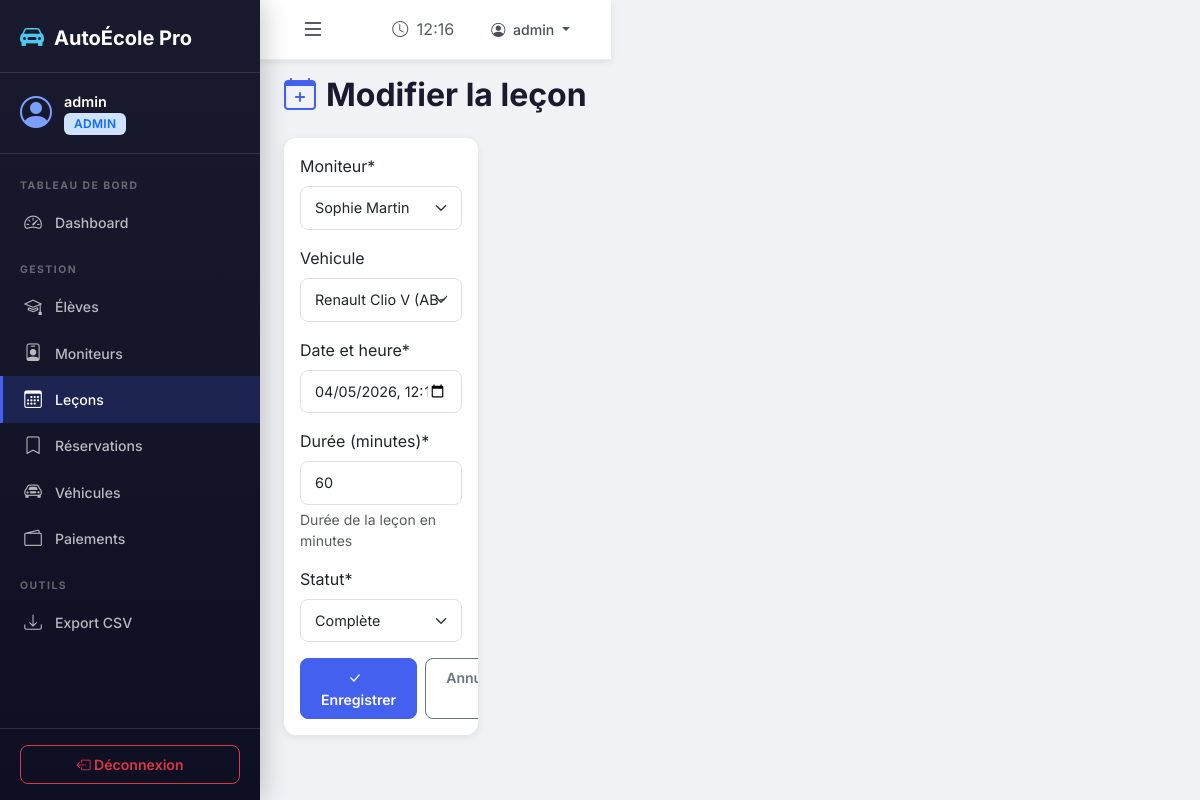
The app's page /gestion/lecons/329/modifier/ (signed in) with its own data.
### ecole/models.py (models this page shows, shortened)
class Lesson(models.Model):
    STATUT_CHOICES = [
        ('disponible', 'Disponible'),
        ('complete', 'Complète'),
        ('effectuee', 'Effectuée'),
        ('annulee', 'Annulée'),
    ]
    moniteur = models.ForeignKey(User, on_delete=models.CASCADE, related_name='lessons_moniteur',
                                  limit_choices_to={'profile__role': 'moniteur'})
    vehicule = models.ForeignKey(Vehicle, on_delete=models.SET_NULL, null=True, blank=True)
    date_heure = models.DateTimeField(verbose_name="Date et heure")
    duree = models.IntegerField(default=60, verbose_name="Durée (minutes)",
                                 help_text="Durée de la leçon en minutes")
    statut = models.CharField(max_length=15, choices=STATUT_CHOICES, default='disponible')
    notes = models.TextField(blank=True, null=True, verbose_name="Notes d'évaluation")
    created_at = models.DateTimeField(auto_now_add=True)
    class Meta:
        verbose_name = "Leçon"
        verbose_name_plural = "Leçons"
        ordering = ['date_heure']

### ecole/views.py (the view)
# urls.py: path('gestion/lecons/<int:lecon_id>/modifier/', views.admin_lecon_modifier, name='admin_lecon_modifier'),
@login_required
@admin_required
def admin_lecon_modifier(request, lecon_id):
    lecon = get_object_or_404(Lesson, id=lecon_id)
    if request.method == 'POST':
        form = LessonForm(request.POST, instance=lecon)
        if form.is_valid():
            form.save()
            messages.success(request, "Leçon modifiée.")
            return redirect('admin_lecons')
    else:
        form = LessonForm(instance=lecon)
    return render(request, 'admin_panel/lecon_form.html', {
        'form': form, 'titre': 'Modifier la leçon'
    })

### ecole/forms.py
class LessonForm(forms.ModelForm):
    class Meta:
        model = Lesson
        fields = ['moniteur', 'vehicule', 'date_heure', 'duree', 'statut']
        widgets = {
            'date_heure': forms.DateTimeInput(attrs={'type': 'datetime-local'}, format='%Y-%m-%dT%H:%M'),
        }
    def __init__(self, *args, **kwargs):
        super().__init__(*args, **kwargs)
        self.fields['moniteur'].queryset = User.objects.filter(profile__role='moniteur')
        self.fields['moniteur'].label_from_instance = lambda u: u.get_full_name() or u.username
        self.fields['date_heure'].input_formats = ['%Y-%m-%dT%H:%M']

### ecole/models.py (called while the page is built)
    def __str__(self):
        return f"{self.marque} {self.modele} ({self.immatriculation})"

### ecole/templates/admin_panel/lecon_form.html (shortened to what this page needs)
{% extends 'base.html' %}
{% load crispy_forms_tags %}
{% block content %}
<div class="page-header">
    <h2><i class="bi bi-calendar-plus"></i> {{ titre }}</h2>
</div>
<div class="row">
    <div class="col-lg-8">
        <div class="card">
            <div class="card-body">
                <form method="post">
                    {{ form|crispy }}
                    <div class="d-flex gap-2 mt-3">
                        <button type="submit" class="btn btn-primary"><i class="bi bi-check-lg me-2"></i>Enregistrer</button>
                        <a href="{% url 'admin_lecons' %}" class="btn btn-outline-secondary">Annuler</a>
                    </div>
                </form>
            </div>
        </div>
    </div>
</div>
{% endblock %}

### ecole/templates/base.html (shortened to what this page needs)
{% load static %}
<!DOCTYPE html>
<html lang="fr" data-bs-theme="light">
<head>
    <link href="https://cdn.jsdelivr.net/npm/bootstrap@5.3.2/dist/css/bootstrap.min.css" rel="stylesheet">
    <link href="https://cdn.jsdelivr.net/npm/bootstrap-icons@1.11.2/font/bootstrap-icons.css" rel="stylesheet">
    <link href="{% static 'css/style.css' %}" rel="stylesheet">
</head>
<body>
    {% if user.is_authenticated and request.resolver_match.url_name != 'index' %}
    <div class="d-flex" id="wrapper">
        <nav class="sidebar" id="sidebar">
            <div class="sidebar-header">
                <a href="{% url 'index' %}" class="sidebar-brand">
                    <i class="bi bi-car-front-fill"></i>
                    <span>AutoÉcole Pro</span>
                </a>
            </div>
            <div class="sidebar-user">
                <div class="user-avatar">
                    <i class="bi bi-person-circle"></i>
                </div>
                <div class="user-info">
                    <span class="user-name">{{ user.get_full_name|default:user.username }}</span>
                    <span class="user-role badge bg-primary-subtle text-primary">
                        {% if user.profile.role == 'eleve' %}Élève
                        {% elif user.profile.role == 'moniteur' %}Moniteur
                        {% else %}Admin{% endif %}
                    </span>
                </div>
            </div>
            <ul class="sidebar-nav">
                {% if user.profile.role == 'eleve' %}
                <li class="nav-section">NAVIGATION</li>
                <li><a href="{% url 'eleve_dashboard' %}" class="{% if request.resolver_match.url_name == 'eleve_dashboard' %}active{% endif %}"><i class="bi bi-speedometer2"></i> Tableau de bord</a></li>
                <li><a href="{% url 'eleve_lecons' %}" class="{% if request.resolver_match.url_name == 'eleve_lecons' %}active{% endif %}"><i class="bi bi-calendar-plus"></i> Leçons disponibles</a></li>
                <li><a href="{% url 'eleve_reservations' %}" class="{% if request.resolver_match.url_name == 'eleve_reservations' %}active{% endif %}"><i class="bi bi-bookmark-check"></i> Mes réservations</a></li>
                <li><a href="{% url 'eleve_historique' %}" class="{% if request.resolver_match.url_name == 'eleve_historique' %}active{% endif %}"><i class="bi bi-clock-history"></i> Historique</a></li>
                <li><a href="{% url 'eleve_paiements' %}" class="{% if request.resolver_match.url_name == 'eleve_paiements' %}active{% endif %}"><i class="bi bi-credit-card"></i> Paiements</a></li>
                <li class="nav-section">PRÉPARATION</li>
                <li><a href="{% url 'eleve_documents' %}" class="{% if 'documents' in request.resolver_match.url_name %}active{% endif %}"><i class="bi bi-file-earmark-person"></i> Mes documents</a></li>
                <li><a href="{% url 'eleve_cours' %}" class="{% if 'cours' in request.resolver_match.url_name %}active{% endif %}"><i class="bi bi-book"></i> Cours de code</a></li>
                <li><a href="{% url 'eleve_quiz' %}" class="{% if request.resolver_match.url_name == 'eleve_quiz' %}active{% endif %}"><i class="bi bi-question-circle"></i> Quiz Code</a></li>
                <li class="nav-section">COMPTE</li>
                <li><a href="{% url 'eleve_profil' %}" class="{% if request.resolver_match.url_name == 'eleve_profil' %}active{% endif %}"><i class="bi bi-person"></i> Mon profil</a></li>
                {% else %}
                <li class="nav-section">TABLEAU DE BORD</li>
                <li><a href="{% url 'admin_dashboard' %}" class="{% if request.resolver_match.url_name == 'admin_dashboard' %}active{% endif %}"><i class="bi bi-speedometer2"></i> Dashboard</a></li>
                <li class="nav-section">GESTION</li>
                <li><a href="{% url 'admin_eleves' %}" class="{% if 'eleve' in request.resolver_match.url_name %}active{% endif %}"><i class="bi bi-mortarboard"></i> Élèves</a></li>
                <li><a href="{% url 'admin_moniteurs' %}" class="{% if 'moniteur' in request.resolver_match.url_name %}active{% endif %}"><i class="bi bi-person-badge"></i> Moniteurs</a></li>
                <li><a href="{% url 'admin_lecons' %}" class="{% if 'lecon' in request.resolver_match.url_name %}active{% endif %}"><i class="bi bi-calendar3"></i> Leçons</a></li>
                <li><a href="{% url 'admin_reservations' %}" class="{% if 'reservation' in request.resolver_match.url_name %}active{% endif %}"><i class="bi bi-bookmark"></i> Réservations</a></li>
                <li><a href="{% url 'admin_vehicules' %}" class="{% if 'vehicule' in request.resolver_match.url_name %}active{% endif %}"><i class="bi bi-car-front"></i> Véhicules</a></li>
                <li><a href="{% url 'admin_paiements' %}" class="{% if 'paiement' in request.resolver_match.url_name %}active{% endif %}"><i class="bi bi-wallet2"></i> Paiements</a></li>
                <li class="nav-section">OUTILS</li>
                <li><a href="{% url 'admin_export_eleves_csv' %}"><i class="bi bi-download"></i> Export CSV</a></li>
                {% endif %}
            </ul>
            <div class="sidebar-footer">
                <a href="{% url 'deconnexion' %}" class="btn btn-outline-danger btn-sm w-100">
                    <i class="bi bi-box-arrow-left"></i> Déconnexion
                </a>
            </div>
        </nav>
        <div class="main-content" id="main-content">
            <nav class="topbar">
                <button class="btn btn-link sidebar-toggle" id="sidebarToggle">
                    <i class="bi bi-list fs-4"></i>
                </button>
                <div class="topbar-right">
                    <span class="text-muted me-3">
                        <i class="bi bi-clock me-1"></i>
                        <span id="current-time"></span>
                    </span>
                    <div class="dropdown">
                        <button class="btn btn-link dropdown-toggle" data-bs-toggle="dropdown">
                            <i class="bi bi-person-circle me-1"></i>
                            {{ user.get_full_name|default:user.username }}
                        </button>
                    </div>
                </div>
            </nav>
            <div class="container-fluid px-4 py-3">
                {% block content %}{% endblock %}
            </div>
        </div>
    </div>
    {% endif %}
</body>
</html>

### static/css/style.css (style rules this page uses)
:root { --primary: #4361ee; --primary-dark: #3a0ca3; --primary-light: #7b9fff; --secondary: #f72585; --accent: #4cc9f0; --success: #06d6a0; --warning: #ffd166; --danger: #ef476f; --dark: #1a1a2e; --darker: #0f0f23; --sidebar-width: 260px; --topbar-height: 60px; --glass-bg: rgba(255, 255, 255, 0.08); --glass-border: rgba(255, 255, 255, 0.12); --shadow-sm: 0 2px 8px rgba(0, 0, 0, 0.08); --shadow-md: 0 4px 20px rgba(0, 0, 0, 0.12); --shadow-lg: 0 8px 40px rgba(0, 0, 0, 0.16); --radius: 12px; --radius-sm: 8px; --transition: all 0.3s cubic-bezier(0.4, 0, 0.2, 1); }
* { box-sizing: border-box; }
body { font-family: 'Inter', -apple-system, sans-serif; background: #f0f2f5; color: #2d3436; min-height: 100vh; overflow-x: hidden; }
.sidebar { width: var(--sidebar-width); min-height: 100vh; background: linear-gradient(180deg, var(--dark) 0%, var(--darker) 100%); position: fixed; top: 0; left: 0; z-index: 1000; transition: var(--transition); display: flex; flex-direction: column; box-shadow: 4px 0 24px rgba(0, 0, 0, 0.2); }
.sidebar-header { padding: 20px 20px 16px; border-bottom: 1px solid var(--glass-border); }
.sidebar-brand { color: white; text-decoration: none; font-size: 1.25rem; font-weight: 700; display: flex; align-items: center; gap: 10px; }
.sidebar-brand i { font-size: 1.5rem; color: var(--accent); }
.sidebar-user { padding: 16px 20px; display: flex; align-items: center; gap: 12px; border-bottom: 1px solid var(--glass-border); }
.user-avatar i { font-size: 2rem; color: var(--primary-light); }
.user-info { display: flex; flex-direction: column; }
.user-name { color: white; font-weight: 600; font-size: 0.9rem; }
.user-role { font-size: 0.7rem; text-transform: uppercase; letter-spacing: 0.5px; }
.sidebar-nav { list-style: none; padding: 8px 0; margin: 0; flex-grow: 1; overflow-y: auto; }
.sidebar-nav .nav-section { color: rgba(255, 255, 255, 0.35); font-size: 0.65rem; font-weight: 700; letter-spacing: 1.5px; text-transform: uppercase; padding: 16px 20px 6px; }
.sidebar-nav a { display: flex; align-items: center; gap: 12px; padding: 10px 20px; color: rgba(255, 255, 255, 0.7); text-decoration: none; font-size: 0.88rem; font-weight: 500; transition: var(--transition); border-left: 3px solid transparent; }
.sidebar-nav a.active { color: white; background: rgba(67, 97, 238, 0.2); border-left-color: var(--primary); }
.sidebar-nav a i { font-size: 1.1rem; width: 20px; text-align: center; }
.sidebar-footer { padding: 16px 20px; border-top: 1px solid var(--glass-border); }
.main-content { margin-left: var(--sidebar-width); min-height: 100vh; transition: var(--transition); background: #f0f2f5; }
.topbar { height: var(--topbar-height); background: white; border-bottom: 1px solid #e9ecef; display: flex; align-items: center; justify-content: space-between; padding: 0 20px; position: sticky; top: 0; z-index: 999; box-shadow: var(--shadow-sm); }
.sidebar-toggle { color: var(--dark); text-decoration: none; }
.topbar-right { display: flex; align-items: center; }
.topbar-right .btn-link { color: #495057; text-decoration: none; font-weight: 500; }
.card { border: none; border-radius: var(--radius); box-shadow: var(--shadow-sm); transition: var(--transition); overflow: hidden; }
.badge { font-weight: 600; letter-spacing: 0.3px; padding: 5px 10px; border-radius: 6px; font-size: 0.75rem; }
.btn { border-radius: var(--radius-sm); font-weight: 600; font-size: 0.88rem; padding: 8px 20px; transition: var(--transition); }
.btn-primary { background: var(--primary); border-color: var(--primary); }
.form-control, .form-select { border-radius: var(--radius-sm); border: 1.5px solid #dee2e6; padding: 10px 14px; font-size: 0.9rem; transition: var(--transition); }
.page-header { margin-bottom: 24px; }
.page-header h2 { font-weight: 700; color: var(--dark); display: flex; align-items: center; gap: 10px; }
.page-header h2 i { color: var(--primary); }

### records on screen
Lesson: moniteur "Sophie Martin", vehicule "Renault Clio V (AB-123-CD)", date_heure "04/05/2026 00:16", duree "60", statut "Complète"

### other values on screen
{{ user.get_full_name|default:user.username }} "admin"
{{ titre }} "Modifier la leçon"
